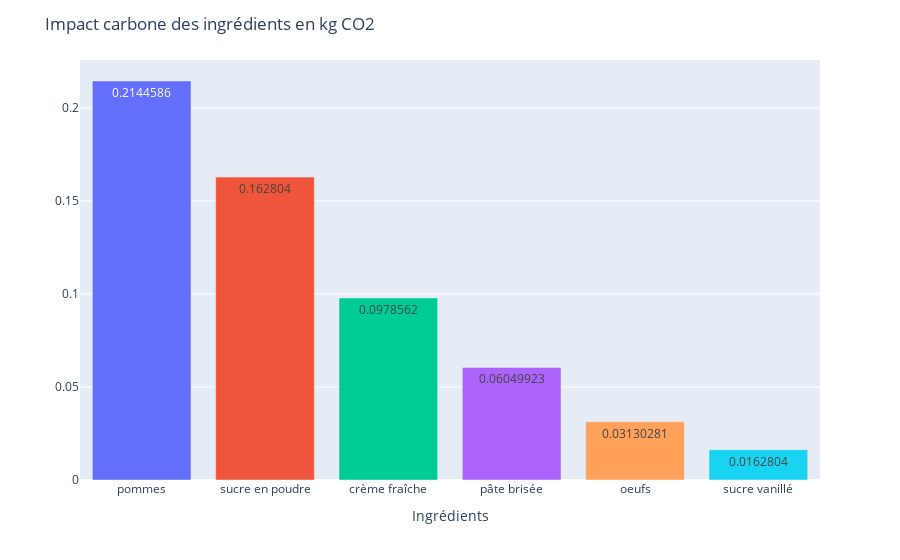

Notebook cell for this chart:
### Code cell
import plotly.express as px

# Trier le DataFrame par ordre décroissant en fonction de la colonne "kg CO2 eq"
df_fusion_sorted = df_fusion.sort_values("kg CO2 eq", ascending=False)

# Noms des variables
variables = df_fusion_sorted["ingredient"]

# Couleurs des barres
couleurs = ['red', 'green', 'blue', 'orange', 'purple', 'yellow']

# Créer le graphique en barres avec couleurs personnalisées
fig = px.bar(x=variables, y=df_fusion_sorted["kg CO2 eq"], color=couleurs)

# Titre et étiquettes des axes
fig.update_layout(title="Impact carbone des ingrédients en kg CO2",
                  xaxis_title="Ingrédients",
                  yaxis_title="",
                  showlegend=False) 

# Ajouter les valeurs sur les barres
fig.update_traces(
    texttemplate='%{y}',  # Format des valeurs
    textposition='auto',  # Positionnement du texte
)

# Afficher le graphique
fig.show()

### Figure 1 — Plotly figure (JSON) as saved in the notebook; plotly's stock layout.template omitted (floating-point values rounded to 4 significant figures)
{"data": [{"alignmentgroup": "True", "hovertemplate": "color=red<br>x=%{x}<br>y=%{y}<extra></extra>", "legendgroup": "red", "marker": {"color": "#636efa", "pattern": {"shape": ""}}, "name": "red", "offsetgroup": "red", "orientation": "v", "showlegend": true, "textposition": "auto", "texttemplate": "%{y}", "type": "bar", "x": ["pommes"], "xaxis": "x", "y": [0.2145], "yaxis": "y"}, {"alignmentgroup": "True", "hovertemplate": "color=green<br>x=%{x}<br>y=%{y}<extra></extra>", "legendgroup": "green", "marker": {"color": "#EF553B", "pattern": {"shape": ""}}, "name": "green", "offsetgroup": "green", "orientation": "v", "showlegend": true, "textposition": "auto", "texttemplate": "%{y}", "type": "bar", "x": ["sucre en poudre"], "xaxis": "x", "y": [0.1628], "yaxis": "y"}, {"alignmentgroup": "True", "hovertemplate": "color=blue<br>x=%{x}<br>y=%{y}<extra></extra>", "legendgroup": "blue", "marker": {"color": "#00cc96", "pattern": {"shape": ""}}, "name": "blue", "offsetgroup": "blue", "orientation": "v", "showlegend": true, "textposition": "auto", "texttemplate": "%{y}", "type": "bar", "x": ["crème fraîche"], "xaxis": "x", "y": [0.09786], "yaxis": "y"}, {"alignmentgroup": "True", "hovertemplate": "color=orange<br>x=%{x}<br>y=%{y}<extra></extra>", "legendgroup": "orange", "marker": {"color": "#ab63fa", "pattern": {"shape": ""}}, "name": "orange", "offsetgroup": "orange", "orientation": "v", "showlegend": true, "textposition": "auto", "texttemplate": "%{y}", "type": "bar", "x": ["pâte brisée"], "xaxis": "x", "y": [0.0605], "yaxis": "y"}, {"alignmentgroup": "True", "hovertemplate": "color=purple<br>x=%{x}<br>y=%{y}<extra></extra>", "legendgroup": "purple", "marker": {"color": "#FFA15A", "pattern": {"shape": ""}}, "name": "purple", "offsetgroup": "purple", "orientation": "v", "showlegend": true, "textposition": "auto", "texttemplate": "%{y}", "type": "bar", "x": ["oeufs"], "xaxis": "x", "y": [0.0313], "yaxis": "y"}, {"alignmentgroup": "True", "hovertemplate": "color=yellow<br>x=%{x}<br>y=%{y}<extra></extra>", "legendgroup": "yellow", "marker": {"color": "#19d3f3", "pattern": {"shape": ""}}, "name": "yellow", "offsetgroup": "yellow", "orientation": "v", "showlegend": true, "textposition": "auto", "texttemplate": "%{y}", "type": "bar", "x": ["sucre vanillé"], "xaxis": "x", "y": [0.01628], "yaxis": "y"}], "layout": {"barmode": "relative", "legend": {"title": {"text": "color"}, "tracegroupgap": 0}, "margin": {"t": 60}, "showlegend": false, "title": {"text": "Impact carbone des ingrédients en kg CO2"}, "xaxis": {"anchor": "y", "domain": [0, 1], "title": {"text": "Ingrédients"}}, "yaxis": {"anchor": "x", "domain": [0, 1], "title": {"text": ""}}}}
